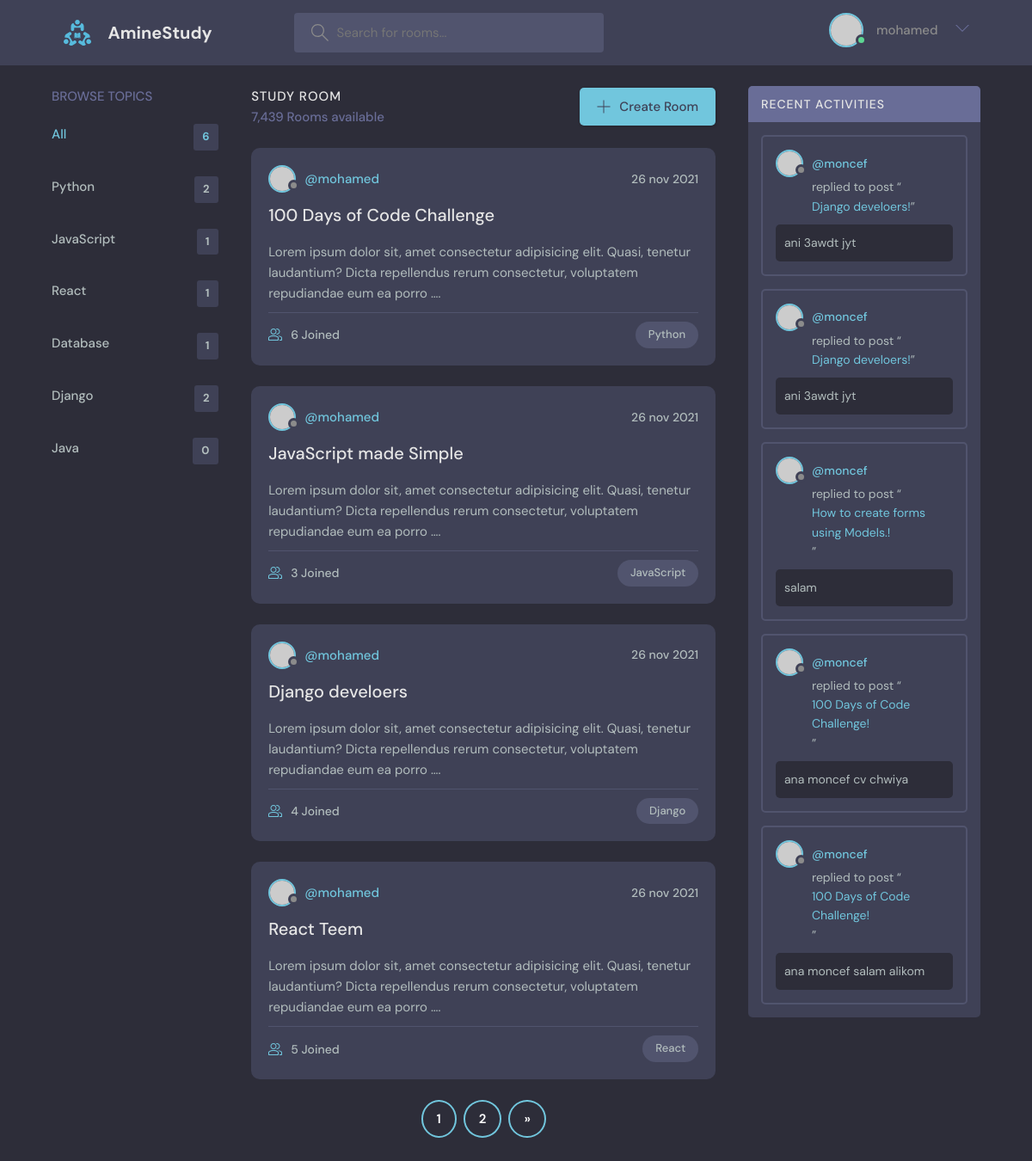
The app's page / (signed in) with its own data.
### room/models.py (models this page shows, shortened)
class Category(models.Model):
	name = models.CharField(max_length=50)
	def __str__(self):
		return self.name

class Room(models.Model):
	owner = models.ForeignKey(User,on_delete = models.SET_NULL,null=True)
	title = models.CharField(max_length=50)
	description = models.TextField()
	created = models.DateField(auto_now_add=True, null=True,blank=True)
	modify = models.DateField(auto_now=True)
	participants = models.ManyToManyField(User,related_name='participants', blank=True)
	category = models.ForeignKey('Category', on_delete = models.SET_NULL, null=True)
	slug = models.SlugField(blank=True,null=True)
	class Meta:
		ordering = ['-modify']
	def __str__(self):
		return self.title

class Comment(models.Model):
	user = models.ForeignKey(User,on_delete=models.SET_NULL,null=True)
	body = models.CharField(max_length=150)
	room = models.ForeignKey(Room,on_delete=models.SET_NULL,null=True)
	def __str__(self):
		return self.body[0:50]

### room/views.py (the view)
# urls.py: path('',views.room_list, name = 'room_list'),
def room_list(request):
	room_list = Room.objects.all()
	search_query = request.GET.get('q')
	if search_query:
		room_list = room_list.filter(
			Q(title__icontains = search_query)|
			Q(description__icontains = search_query)
			)
	paginator = Paginator(room_list, 4)
	page_number = request.GET.get('page')
	page_obj = paginator.get_page(page_number)
	category = Category.objects.annotate(num_items=Count('room'))
	x = category.count()
	room_messages = Comment.objects.all().order_by('-id')[:5]
	context = {
		'room_list':page_obj,
		'category':category,
		'x':x,
		'room_messages':room_messages
	}
	return render(request,'room/index.html',context)

### room/templates/room/index.html (shortened to what this page needs)
{% extends "base.html" %}
{% load static %}
{% block body %}
		<main class="layout layout--3">
      <div class="container">
        <div class="topics">
          <div class="topics__header">
            <h2>Browse Topics</h2>
          </div>
          <ul class="topics__list">
            <li>
              <a href="/" class="active">All <span>{{x}}</span></a>
            </li>
            {% for cat in category %}
		            <li>
		              <a href="{% url 'room:searchin_by_category' cat %}">{{cat}} <span>{{cat.num_items}}</span></a>
		            </li>
		    {% endfor %}
          </ul>
        </div>
        <div class="roomList">
          <div class="roomList__header">
            <div>
              <h2>Study Room</h2>
              <p>7,439 Rooms available</p>
            </div>
            {% if request.user.is_authenticated %}
                <a class="btn btn--main" href="{% url 'room:create_room' %}">
                  <svg version="1.1" xmlns="http://www.w3.org/2000/svg" width="32" height="32" viewBox="0 0 32 32">
                    <title>add</title>
                    <path
                      d="M16.943 0.943h-1.885v14.115h-14.115v1.885h14.115v14.115h1.885v-14.115h14.115v-1.885h-14.115v-14.115z"
                    ></path>
                  </svg>
                  Create Room
                </a>
            {% endif %}
          </div>
          {% for rom in room_list %}
		          <div class="roomListRoom">
		            <div class="roomListRoom__header">
		              <a href="{% url 'accounts:profile' rom.owner %}" class="roomListRoom__author">
		                <div class="avatar avatar--small">
		                  <img src="https://randomuser.me/api/portraits/women/11.jpg" />
		                </div>
		                <span>@{{rom.owner}}</span>
		              </a>
		              <div class="roomListRoom__actions">
		                <span>{{rom.modify|date:"d b Y"}}</span>
		              </div>
		            </div>
		            <div class="roomListRoom__content">
		              <a href="{% url 'room:room_detail' rom.slug %}">{{rom}}</a>
		              <p>
		                {{rom.description|truncatewords:20}}.
		              </p>
		            </div>
		            <div class="roomListRoom__meta">
		              <a href="{% url 'room:room_detail' rom.slug %}" class="roomListRoom__joined">
		                {{rom.participants.count}} Joined
		              </a>
		              <p class="roomListRoom__topic">{{rom.category}}</p>
		            </div>
		          </div>
		          {% endfor %}
              {% if room_list.has_other_pages %}
                  <div class="centeeer">
                      <div class="pagination">
                          {% for i in room_list.paginator.page_range %}
                              <a href="?page={{i}}">{{i}}</a>
                          {% endfor %}
                          {% if room_list.has_next %}
                            <a href="?page={{room_list.next_page_number}}">&raquo;</a>
                          {% endif %}
                      </div>
                    </div>
              {% endif %}
		        </div>
        <div class="activities">
          <div class="activities__header">
            <h2>Recent Activities</h2>
          </div>
          {% for message in room_messages %}
              <div class="activities__box">
                <div class="activities__boxHeader roomListRoom__header">
                  <a href="{% url 'accounts:profile' message.user %}" class="roomListRoom__author">
                    <div class="avatar avatar--small">
                      <img src="https://randomuser.me/api/portraits/women/11.jpg" />
                    </div>
                    <p>
                      @{{message.user}}
                    </p>
                  </a>
                </div>
                <div class="activities__boxContent">
                  <p>replied to post “<a href="{% url 'room:room_detail' message.room.slug %}">{{message.room}}!</a>”</p>
                  <div class="activities__boxRoomContent">
                    {{message}}
                  </div>
                </div>
              </div>
          {% endfor %}
        </div>
      </div>
    </main>
{% endblock body %}

### templates/base.html (shortened to what this page needs)
{% load static %}
<!DOCTYPE html>
<html lang="en">
  <head>
    <link rel="stylesheet" href="{% static 'style.css' %}" />
    <link rel="stylesheet" href="{% static 'assets/jdid.css' %}" />
    <link rel="stylesheet" href="{% static 'assets/pagination.css' %}" />
  </head>
  <body>
    <header class="header header--loggedIn">
      <div class="container">
        <a href="/" class="header__logo">
          <img src="{% static 'assets/logo.svg' %}" />
          <h1>AmineStudy</h1>
        </a>
        <form action="{% url 'room:room_list' %}" class="header__search" method="GET">
          <label>
            <input name="q" value="{{request.GET.get}}" placeholder="Search for rooms..." />
          </label>
        </form>
        <nav class="header__menu">
          {% if request.user.is_authenticated %}
                  <div class="header__user">
                    <a href="{% url 'accounts:profile' request.user.username %}">
                      <div class="avatar avatar--medium active">
                        <img src="https://randomuser.me/api/portraits/men/37.jpg" />
                      </div>
                      <p>{{request.user.username}}</p>
                    </a>
                    <button class="dropdown-button">
                      <svg version="1.1" xmlns="http://www.w3.org/2000/svg" width="32" height="32" viewBox="0 0 32 32">
                        <title>chevron-down</title>
                        <path d="M16 21l-13-13h-3l16 16 16-16h-3l-13 13z"></path>
                      </svg>
                    </button>
                  </div>
          {% else %}
              <a href="{% url 'login' %}">
                <img src="{% static 'assets/avatar.svg' %}" />
                <p>Login</p>
              </a>
          {% endif %}
        </nav>
      </div>
    </header>
    {% block body %}
    {% endblock body %}
  </body>
</html>

### static/assets/pagination.css (style rules this page uses)
.centeeer { text-align: center; margin-bottom: 2rem; }
.pagination { display: inline-block; }
.pagination a { color: white; font-weight: 600; float: left; padding: 8px 16px; text-decoration: none; transition: background-color .3s; border: 2px solid #71c6dd; margin: 0 4px; border-radius: 50% }

### records on screen
Category: name "Python", num_items "2"
Category: name "JavaScript", num_items "1"
Category: name "React", num_items "1"
Category: name "Database", num_items "1"
Category: name "Django", num_items "2"
Category: name "Java", num_items "0"
Room: owner "mohamed", modify "26 nov 2021", title "100 Days of Code Challenge", description "Lorem ipsum dolor sit, amet consectetur adipisicing elit. Quasi, tenetur laudantium? Dicta repellendus rerum consectetur, voluptatem repudiandae eum ea porro …", participants.count "6", category "Python"
Room: owner "mohamed", modify "26 nov 2021", title "JavaScript made Simple", description "Lorem ipsum dolor sit, amet consectetur adipisicing elit. Quasi, tenetur laudantium? Dicta repellendus rerum consectetur, voluptatem repudiandae eum ea porro …", participants.count "3", category "JavaScript"
Room: owner "mohamed", modify "26 nov 2021", title "Django develoers", description "Lorem ipsum dolor sit, amet consectetur adipisicing elit. Quasi, tenetur laudantium? Dicta repellendus rerum consectetur, voluptatem repudiandae eum ea porro …", participants.count "4", category "Django"
Room: owner "mohamed", modify "26 nov 2021", title "React Teem", description "Lorem ipsum dolor sit, amet consectetur adipisicing elit. Quasi, tenetur laudantium? Dicta repellendus rerum consectetur, voluptatem repudiandae eum ea porro …", participants.count "5", category "React"
Comment: user "moncef", room "Django develoers", body "ani 3awdt jyt"
Comment: user "moncef", room "Django develoers", body "ani 3awdt jyt"
Comment: user "moncef", room "How to create forms using Models.", body "salam"
Comment: user "moncef", room "100 Days of Code Challenge", body "ana moncef cv chwiya"
Comment: user "moncef", room "100 Days of Code Challenge", body "ana moncef salam alikom"

### other values on screen
{{ request.user.username }} "mohamed"
{{ x }} "6"
{{ i }} "1" "2"
